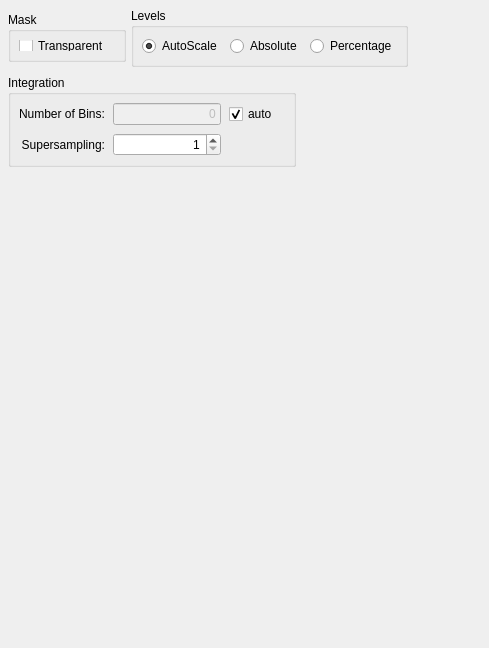
       <widget class="QWidget" name="special_tab">
        <attribute name="title">
         <string>X</string>
        </attribute>
        <layout class="QVBoxLayout" name="verticalLayout_17">
         <property name="spacing">
          <number>8</number>
         </property>
         <property name="leftMargin">
          <number>8</number>
         </property>
         <property name="topMargin">
          <number>8</number>
         </property>
         <property name="rightMargin">
          <number>5</number>
         </property>
         <property name="bottomMargin">
          <number>8</number>
         </property>
         <item>
          <layout class="QHBoxLayout" name="horizontalLayout_19">
           <property name="spacing">
            <number>5</number>
           </property>
           <item>
            <widget class="QGroupBox" name="groupBox">
             <property name="sizePolicy">
              <sizepolicy hsizetype="Preferred" vsizetype="Fixed">
               <horstretch>0</horstretch>
               <verstretch>0</verstretch>
              </sizepolicy>
             </property>
             <property name="minimumSize">
              <size>
               <width>0</width>
               <height>43</height>
              </size>
             </property>
             <property name="maximumSize">
              <size>
               <width>16777215</width>
               <height>50</height>
              </size>
             </property>
             <property name="title">
              <string>Mask</string>
             </property>
             <layout class="QHBoxLayout" name="horizontalLayout_14">
              <property name="spacing">
               <number>14</number>
              </property>
              <property name="leftMargin">
               <number>8</number>
              </property>
              <property name="topMargin">
               <number>8</number>
              </property>
              <property name="rightMargin">
               <number>13</number>
              </property>
              <property name="bottomMargin">
               <number>8</number>
              </property>
              <item>
               <widget class="QCheckBox" name="mask_transparent_cb">
                <property name="text">
                 <string>Transparent</string>
                </property>
               </widget>
              </item>
             </layout>
            </widget>
           </item>
           <item>
            <widget class="QGroupBox" name="groupBox_2">
             <property name="sizePolicy">
              <sizepolicy hsizetype="Preferred" vsizetype="Minimum">
               <horstretch>0</horstretch>
               <verstretch>0</verstretch>
              </sizepolicy>
             </property>
             <property name="minimumSize">
              <size>
               <width>0</width>
               <height>43</height>
              </size>
             </property>
             <property name="title">
              <string>Levels</string>
             </property>
             <layout class="QHBoxLayout" name="horizontalLayout_15">
              <property name="spacing">
               <number>8</number>
              </property>
              <property name="margin">
               <number>8</number>
              </property>
              <item>
               <widget class="QRadioButton" name="img_levels_autoscale_rb">
                <property name="text">
                 <string>AutoScale</string>
                </property>
                <property name="checked">
                 <bool>true</bool>
                </property>
               </widget>
              </item>
              <item>
               <widget class="QRadioButton" name="img_levels_absolute_rb">
                <property name="text">
                 <string>Absolute</string>
                </property>
                <property name="checked">
                 <bool>false</bool>
                </property>
               </widget>
              </item>
              <item>
               <widget class="QRadioButton" name="img_levels_percentage_rb">
                <property name="text">
                 <string>Percentage</string>
                </property>
               </widget>
              </item>
             </layout>
            </widget>
           </item>
           <item>
            <spacer name="horizontalSpacer_4">
             <property name="orientation">
              <enum>Qt::Horizontal</enum>
             </property>
             <property name="sizeHint" stdset="0">
              <size>
               <width>40</width>
               <height>20</height>
              </size>
             </property>
            </spacer>
           </item>
          </layout>
         </item>
         <item>
          <layout class="QHBoxLayout" name="horizontalLayout_20">
           <item>
            <layout class="QVBoxLayout" name="verticalLayout_19">
             <property name="spacing">
              <number>0</number>
             </property>
             <item>
              <widget class="QGroupBox" name="groupBox_4">
               <property name="title">
                <string>Integration</string>
               </property>
               <layout class="QGridLayout" name="gridLayout_3">
                <property name="leftMargin">
                 <number>8</number>
                </property>
                <property name="topMargin">
                 <number>8</number>
                </property>
                <property name="rightMargin">
                 <number>15</number>
                </property>
                <property name="bottomMargin">
                 <number>8</number>
                </property>
                <property name="spacing">
                 <number>8</number>
                </property>
                <item row="0" column="0">
                 <widget class="QLabel" name="label_11">
                  <property name="text">
                   <string>Number of Bins:</string>
                  </property>
                 </widget>
                </item>
                <item row="0" column="1">
                 <widget class="QLineEdit" name="bin_count_txt">
                  <property name="enabled">
                   <bool>false</bool>
                  </property>
                  <property name="sizePolicy">
                   <sizepolicy hsizetype="Preferred" vsizetype="Fixed">
                    <horstretch>0</horstretch>
                    <verstretch>0</verstretch>
                   </sizepolicy>
                  </property>
                  <property name="minimumSize">
                   <size>
                    <width>80</width>
                    <height>0</height>
                   </size>
                  </property>
                  <property name="maximumSize">
                   <size>
                    <width>400</width>
                    <height>16777215</height>
                   </size>
                  </property>
                  <property name="baseSize">
                   <size>
                    <width>100</width>
                    <height>0</height>
                   </size>
                  </property>
                  <property name="text">
                   <string>0</string>
                  </property>
                  <property name="alignment">
                   <set>Qt::AlignRight|Qt::AlignTrailing|Qt::AlignVCenter</set>
                  </property>
                 </widget>
                </item>
                <item row="0" column="2">
                 <widget class="QCheckBox" name="automatic_binning_cb">
                  <property name="text">
                   <string>auto</string>
                  </property>
                  <property name="checked">
                   <bool>true</bool>
                  </property>
                 </widget>
                </item>
                <item row="1" column="0">
                 <widget class="QLabel" name="label_10">
                  <property name="text">
                   <string>Supersampling:</string>
                  </property>
                  <property name="alignment">
                   <set>Qt::AlignRight|Qt::AlignTrailing|Qt::AlignVCenter</set>
                  </property>
                 </widget>
                </item>
                <item row="1" column="1">
                 <widget class="QSpinBox" name="supersampling_sb">
                  <property name="alignment">
                   <set>Qt::AlignRight|Qt::AlignTrailing|Qt::AlignVCenter</set>
                  </property>
                  <property name="minimum">
                   <number>1</number>
                  </property>
                  <property name="maximum">
                   <number>5</number>
                  </property>
                 </widget>
                </item>
               </layout>
              </widget>
             </item>
             <item>
              <spacer name="verticalSpacer_9">
               <property name="orientation">
                <enum>Qt::Vertical</enum>
               </property>
               <property name="sizeHint" stdset="0">
                <size>
                 <width>20</width>
                 <height>40</height>
                </size>
               </property>
              </spacer>
             </item>
            </layout>
           </item>
           <item>
            <spacer name="horizontalSpacer_5">
             <property name="orientation">
              <enum>Qt::Horizontal</enum>
             </property>
             <property name="sizeHint" stdset="0">
              <size>
               <width>188</width>
               <height>20</height>
              </size>
             </property>
            </spacer>
           </item>
          </layout>
         </item>
         <item>
          <spacer name="verticalSpacer_7">
           <property name="orientation">
            <enum>Qt::Vertical</enum>
           </property>
           <property name="sizeHint" stdset="0">
            <size>
             <width>20</width>
             <height>433</height>
            </size>
           </property>
          </spacer>
         </item>
        </layout>
       </widget>
